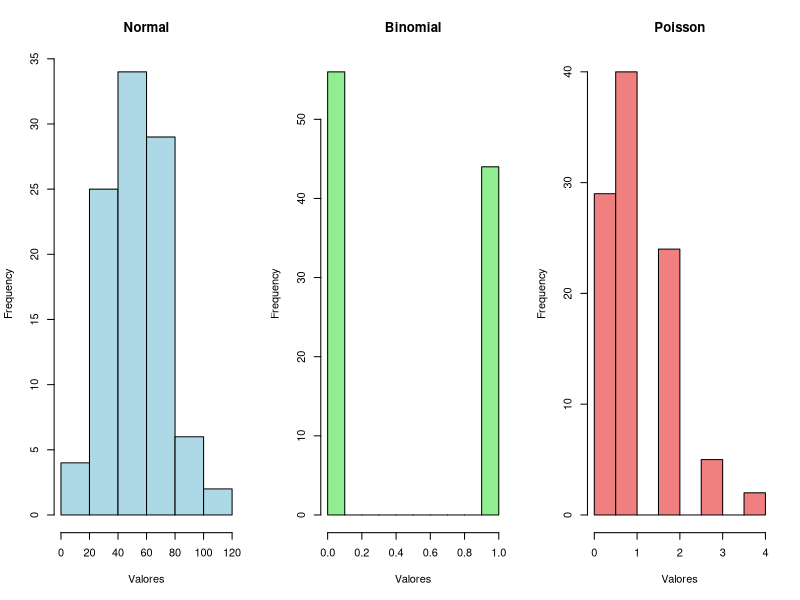
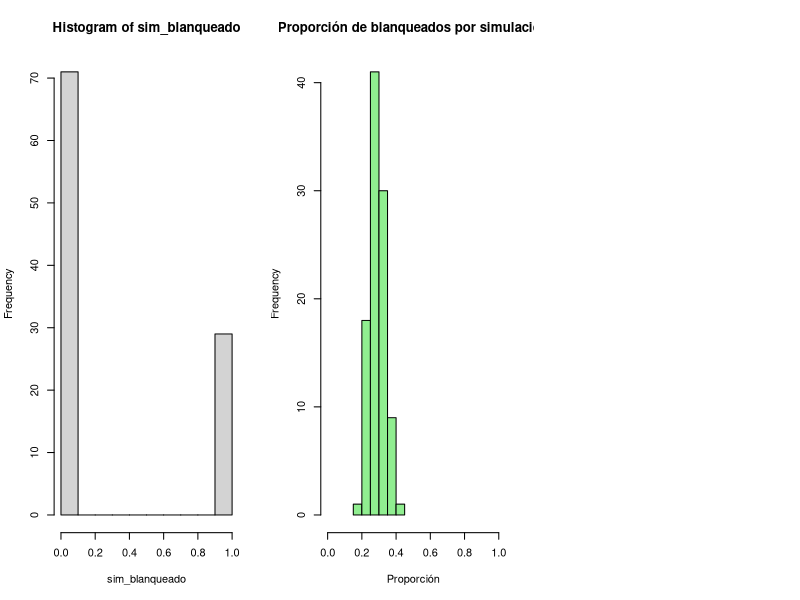
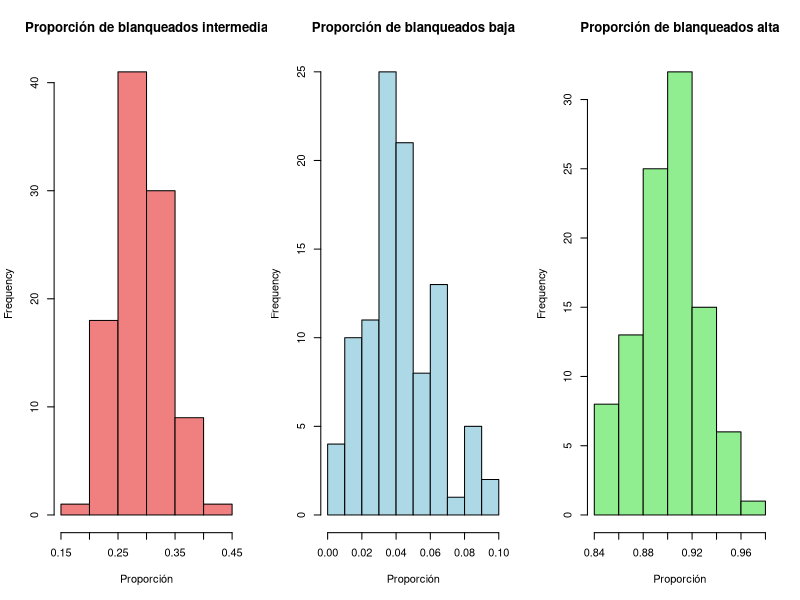
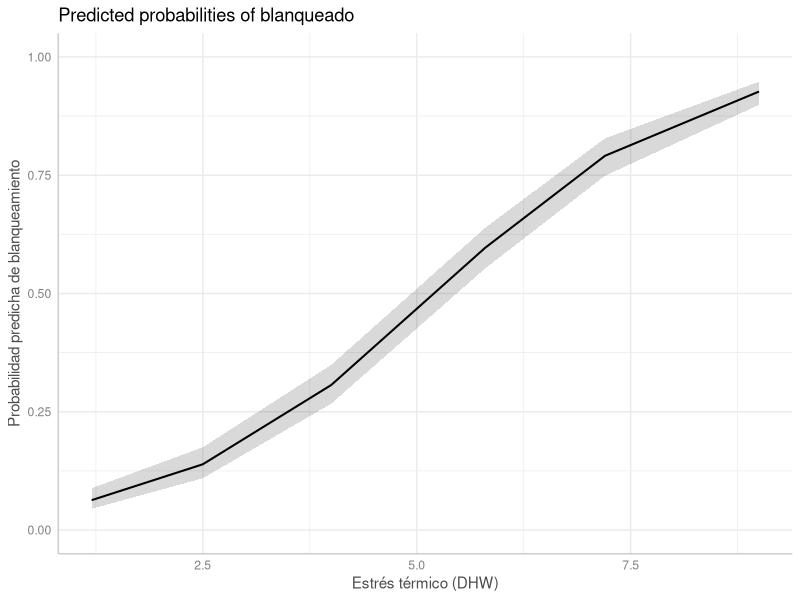

R code for these plots, in order:
## ---- chunk 1
library(ggplot2)
## ---- chunk 2
norm <- rnorm(100, mean = 50, sd = 20)
bino <- rbinom(100, size = 1, prob = 0.5)
pois <- rpois(100, lambda = 1)

par(mfrow = c(1, 3))

hist(norm, main = "Normal", xlab = "Valores", col = "lightblue")
hist(bino, main = "Binomial", xlab = "Valores", col = "lightgreen")
hist(pois, main = "Poisson", xlab = "Valores", col = "lightcoral")
## ---- chunk 3
set.seed(123)
n_corales <- 100
prob_blanqueado <- 0.3
sim_blanqueado <- rbinom(n_corales, size = 1, prob = prob_blanqueado)
hist(sim_blanqueado)
## ---- chunk 4
#| fig.width: 5
set.seed(123)
n_sim <- 100
simulations <- replicate(
  n_sim, rbinom(n_corales, size = 1, prob = prob_blanqueado)
)

# Graficar la proporción de blanqueados por simulación
prop_simulations <- colMeans(simulations)
hist(
  prop_simulations,
  main = "Proporción de blanqueados por simulación",
  xlab = "Proporción",
  col = "lightgreen",
  xlim = c(0, 1)
)
## ---- chunk 5
set.seed(123)
prob_blanqueado_baja <- 0.05
prob_blanqueado_alta <- 0.9

n_sim <- 100
# Simulación con una proporción más baja
simulations_low <- replicate(
  n_sim, rbinom(n_corales, size = 1, prob = prob_blanqueado_baja)
)
prop_simulations_low <- colMeans(simulations_low)

# Simulación con una proporción más alta
simulations_high <- replicate(
  n_sim, rbinom(n_corales, size = 1, prob = prob_blanqueado_alta)
)
prop_simulations_high <- colMeans(simulations_high)

# Graficar la proporción de blanqueados por simulación con diferentes probabilidades
par(mfrow = c(1, 3))
hist(
  prop_simulations,
  main = "Proporción de blanqueados intermedia",
  xlab = "Proporción",
  col = "lightcoral"
)

hist(
  prop_simulations_low,
  main = "Proporción de blanqueados baja",
  xlab = "Proporción",
  col = "lightblue"
)

hist(
  prop_simulations_high,
  main = "Proporción de blanqueados alta",
  xlab = "Proporción",
  col = "lightgreen"
)
## ---- chunk 6

# Resumen del muestreo por parche
parches <- data.frame(
  parche = c("A", "B", "C", "D", "E", "F"),
  dhw = c(1.2, 2.5, 4.0, 5.8, 7.2, 9.0),
  n_colonies = c(150, 142, 160, 155, 148, 162),
  n_blanqueadas = c(8, 22, 51, 88, 118, 151)
)

# Una fila por colonia: 0 = sana/recuperada, 1 = blanqueada/muerta
corales <- do.call(rbind, Map(
  function(parche, dhw, n_colonies, n_blanqueadas) {
    data.frame(
      parche = parche,
      dhw = dhw,
      blanqueado = c(rep(1, n_blanqueadas), rep(0, n_colonies - n_blanqueadas))
    )
  },
  parches$parche,
  parches$dhw,
  parches$n_colonies,
  parches$n_blanqueadas
))

# Modelo binomial con enlace logit
modelo_binomial <- glm(
  blanqueado ~ dhw,
  family = binomial(link = "logit"),
  data = corales
)

# Coeficientes del modelo
summary(modelo_binomial)
## ---- chunk 7
plogis(coef(modelo_binomial)["(Intercept)"])
## ---- chunk 8
predictor_5_5 <- predict(modelo_binomial, newdata = data.frame(dhw = 5.5))
plogis(predictor_5_5)
## ---- chunk 9
predicciones_dhw <- ggeffects::predict_response(
  modelo_binomial,
  terms = "dhw [all]"
)

predicciones_dhw
## ---- chunk 10
plot(predicciones_dhw) +
  labs(
    x = "Estrés térmico (DHW)",
    y = "Probabilidad predicha de blanqueamiento"
  ) +
  scale_y_continuous(limits = c(0, 1))
